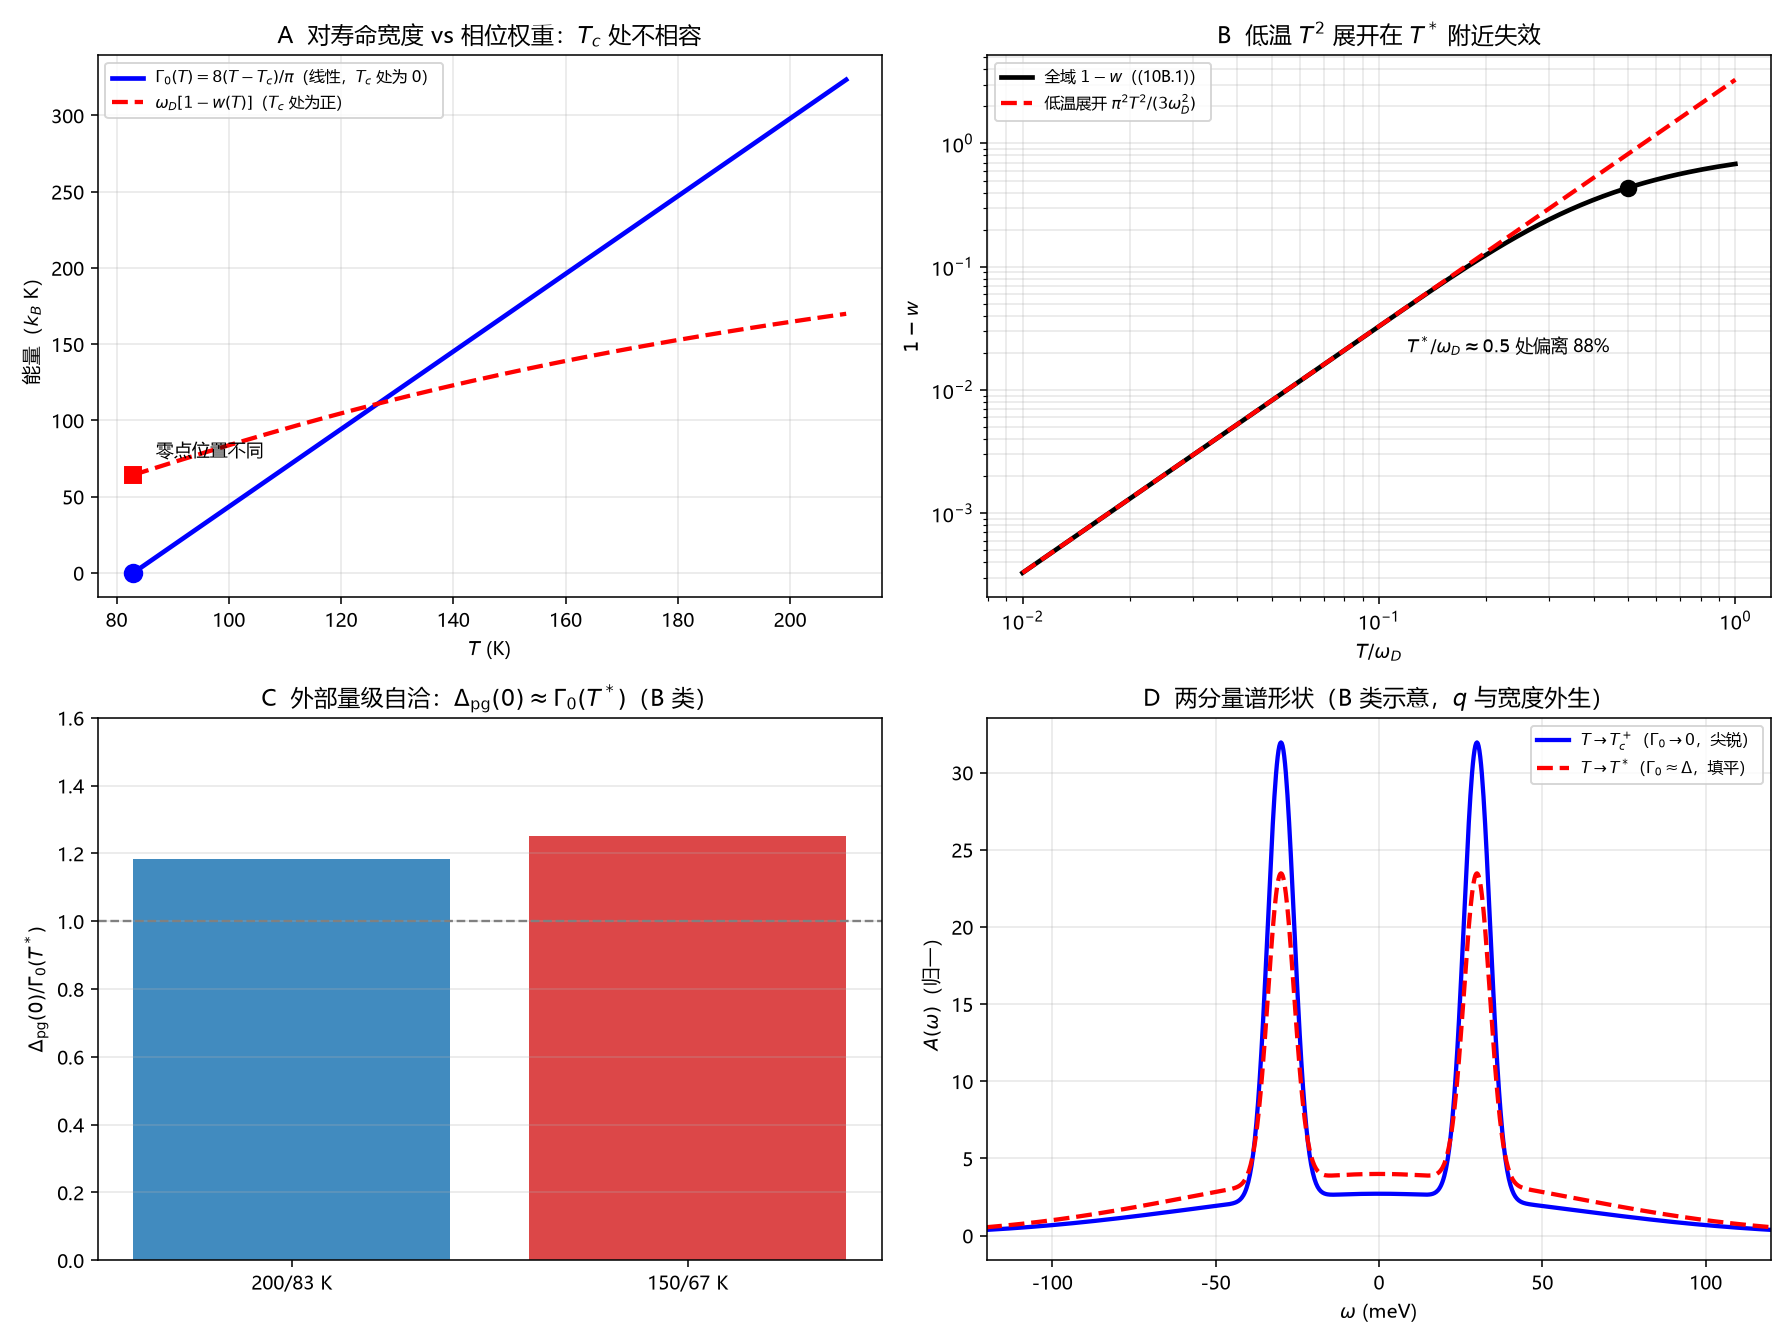

This chart was generated by the following Python code:
# -*- coding: utf-8 -*-
"""
R27：E2 的 Gamma_0 前提核查——"T^2 填平"误引，相位权重不能充当对寿命
=====================================================================
预注册 R27 的 P1–P5（跑数前写死）：
  P1 文献卡逐字引文含 "proportional to T-Tc" / "linearly" / Gamma0=8(T-Tc)/pi
  P2 Gamma0(Tc)=0 而 omega_D*(1-w(Tc))>0 ⇒ 常数重标度不可能
  P3 Delta_pg(0)/Gamma0(T*) ∈ [0.5,2]（两个 PRB 样品）
  P4 两分量谱归一 ∫A=1；Tc 附近尖锐、T* 填平
  P5 Lean Gamma0VsPhaseWeight

复跑：python "10 探索/超导第一性研究/04_计算验证/R27_Gamma0线性核查.py"
"""
import csv
import math
import os
import sys

try:
    sys.stdout.reconfigure(encoding="utf-8")
except Exception:
    pass

import numpy as np
from scipy.integrate import quad
import matplotlib
matplotlib.use("Agg")
import matplotlib.pyplot as plt

plt.rcParams["font.sans-serif"] = ["Microsoft YaHei", "SimHei", "DejaVu Sans"]
plt.rcParams["axes.unicode_minus"] = False

OUT = os.path.dirname(os.path.abspath(__file__))
ROOT = os.path.abspath(os.path.join(OUT, "..", "..", ".."))
GAMMA = 0.5772156649015329


def w_full(x):
    """(10B.1) 全域 w(T)=2∫_0^1 y tanh(y/(2x)) dy，x=T/omega_D。"""
    if x <= 0:
        return 1.0
    return 2.0 * quad(lambda y: y * math.tanh(y / (2.0 * x)), 0.0, 1.0,
                      epsabs=1e-13, epsrel=1e-13)[0]


def main():
    # ---------- P1：原文逐字核查 ----------
    card = open(os.path.join(ROOT, "10 探索", "超导第一性研究", "01_文献基线",
                             "文献卡_R27_Gamma0线性.md"), encoding="utf-8").read()
    for phrase in ["proportional to T-Tc", "linearly with T", "Gamma_0(T)=8(T-T_c)/pi",
                   "T* corresponds to where"]:
        assert phrase in card, "P1: 引文缺失 %s" % phrase
    assert "(T/T_c)^2" in card, "P1: 误引记录缺失"

    # ---------- P2：零点不相容 ----------
    Tc, wD = 83.0, 300.0                       # PRB 欠掺样品 + 典型 Debye 能标（仅为对照）
    xc = Tc / wD
    wc = w_full(xc)
    gap_c = wD * (1.0 - wc)                    # 链候选 Γ_chain = ω_D(1-w)
    gamma0_c = (8.0 / math.pi) * (Tc - Tc)     # = 0（严格）
    assert gamma0_c == 0.0, "P2: Γ0(Tc) 应为 0"
    assert gap_c > 0.0, "P2: 1-w(Tc) 应 >0"

    Ts = np.linspace(Tc + 1e-3, 210.0, 200)
    g0 = (8.0 / math.pi) * (Ts - Tc)
    gc = np.array([wD * (1.0 - w_full(t / wD)) for t in Ts])
    ratio = gc / g0
    print("R27 Gamma_0 前提核查（文献原文＋结构判定，无拟合）：")
    print("  P1 两篇原文均为 Γ0∝T−Tc（线性），项目笔记的 (T/Tc)^2 是误引")
    print("  P2 Γ0(Tc)=0；ω_D[1−w(Tc)]=%.3f k_B K >0 ⇒ 常数重标度不可行" % gap_c)
    print("     比值 Γ_chain/Γ0 在 [Tc+0.001,210] 上从 %.3g 变到 %.3g（跨 %.1f 个量级）"
          % (ratio[0], ratio[-1], math.log10(ratio[0] / ratio[-1])))

    # 低温展开有效域
    xs = np.logspace(-2, 0, 200)
    full = np.array([1.0 - w_full(v) for v in xs])
    lead = (math.pi ** 2 / 3.0) * xs ** 2
    dev = np.abs(lead - full) / full
    i_half = int(np.argmin(np.abs(xs - 0.5)))
    assert dev[i_half] > 0.3, "P2: x=0.5 处低温展开应显著失效"

    # ---------- P3：外部锚点量级 ----------
    samples = [(200.0, 83.0), (150.0, 67.0)]
    ratios = []
    for ts, tc in samples:
        delta = (math.pi / math.exp(GAMMA)) * ts          # Δ_pg(0)/k_B
        g0s = (8.0 / math.pi) * (ts - tc)                  # Γ0(T*)/k_B
        r = delta / g0s
        ratios.append(r)
        assert 0.5 <= r <= 2.0, "P3: 比值 %.3f 越界" % r
    print("  P3 Δ_pg(0)/Γ0(T*) = %.3f (200/83)、%.3f (150/67) ∈ [0.5,2]" % tuple(ratios))

    # ---------- P4：两分量谱（形状综合，B 类） ----------
    omega = np.linspace(-1.0, 1.0, 8001)   # 宽域保证截断误差 <1e-12；作图时再缩 x 限
    # 相干分量：两个窄峰 ±Δ；非相干分量：宽峰 Γ0（均为归一高斯，仅为形状示意）
    def gauss(center, width):
        g = np.exp(-0.5 * ((omega - center) / width) ** 2) / (width * math.sqrt(2 * math.pi))
        g += np.exp(-0.5 * ((omega + center) / width) ** 2) / (width * math.sqrt(2 * math.pi))
        return g / 2.0     # 双峰总权重 1

    delta_eV = 0.03
    a_coh = gauss(delta_eV, 0.004)
    a_incoh = gauss(0.0, 0.06)
    q_tc, q_star = 0.592746, 0.40     # 仅示意：q(Tc)=座渗流阈；q(T*)<p_c
    A_tc = q_tc * a_coh + (1 - q_tc) * a_incoh
    A_star = q_star * a_coh + (1 - q_star) * a_incoh
    for A in (A_tc, A_star):
        assert abs(float(np.trapezoid(A, omega)) - 1.0) < 1e-12, "P4: 谱未归一"

    # ---------- 四面板 ----------
    fig, axes = plt.subplots(2, 2, figsize=(12.8, 9.6))

    ax = axes[0, 0]
    ax.plot(Ts, g0, "b-", lw=2.4, label="$\\Gamma_0(T)=8(T-T_c)/\\pi$（线性，$T_c$ 处为 0）")
    ax.plot(Ts, gc, "r--", lw=2.2, label="$\\omega_D[1-w(T)]$（$T_c$ 处为正）")
    ax.plot([Tc], [0], "o", ms=9, color="b")
    ax.plot([Tc], [gap_c], "s", ms=8, color="r")
    ax.annotate("零点位置不同", (Tc + 4, gap_c + 12), fontsize=9)
    ax.set_xlabel("$T$ (K)")
    ax.set_ylabel("能量（$k_B$ K）")
    ax.set_title("A  对寿命宽度 vs 相位权重：$T_c$ 处不相容")
    ax.legend(fontsize=8)
    ax.grid(alpha=0.3)

    ax = axes[0, 1]
    ax.loglog(xs, full, "k-", lw=2.4, label="全域 $1-w$（(10B.1)）")
    ax.loglog(xs, lead, "r--", lw=2.2, label="低温展开 $\\pi^2T^2/(3\\omega_D^2)$")
    ax.plot([0.5], [1 - w_full(0.5)], "o", ms=8, color="k")
    ax.annotate("$T^*/\\omega_D\\approx0.5$ 处偏离 %.0f%%" % (100 * dev[i_half]),
                (0.12, 0.02), fontsize=9)
    ax.set_xlabel("$T/\\omega_D$")
    ax.set_ylabel("$1-w$")
    ax.set_title("B  低温 $T^2$ 展开在 $T^*$ 附近失效")
    ax.legend(fontsize=8)
    ax.grid(alpha=0.3, which="both")

    ax = axes[1, 0]
    labels = ["200/83 K", "150/67 K"]
    ax.bar(labels, ratios, color=["#1f77b4", "#d62728"], alpha=0.85)
    ax.axhline(1.0, color="gray", ls="--", lw=1.2)
    ax.set_ylabel("$\\Delta_{\\rm pg}(0)/\\Gamma_0(T^*)$")
    ax.set_ylim(0, 1.6)
    ax.set_title("C  外部量级自洽：$\\Delta_{\\rm pg}(0)\\approx\\Gamma_0(T^*)$（B 类）")
    ax.grid(alpha=0.3, axis="y")

    ax = axes[1, 1]
    ax.plot(omega * 1e3, A_tc, "b-", lw=2.2, label="$T\\to T_c^+$（$\\Gamma_0\\to0$，尖锐）")
    ax.plot(omega * 1e3, A_star, "r--", lw=2.2, label="$T\\to T^*$（$\\Gamma_0\\approx\\Delta$，填平）")
    ax.set_xlabel("$\\omega$ (meV)")
    ax.set_ylabel("$A(\\omega)$（归一）")
    ax.set_xlim(-120, 120)
    ax.set_title("D  两分量谱形状（B 类示意，$q$ 与宽度外生）")
    ax.legend(fontsize=8)
    ax.grid(alpha=0.3)

    fig.tight_layout()
    png = os.path.join(OUT, "R27_Gamma0线性核查.png")
    fig.savefig(png, dpi=140)
    plt.close(fig)

    rows = [
        ["P1", "两篇原文 Γ0∝T−Tc（线性）", "误引确认"],
        ["P2", "Γ0(Tc)=0；ω_D[1−w(Tc)]=%.3f k_B K" % gap_c, "映射否决"],
        ["P3", "Δ/Γ0(T*)=%.3f, %.3f" % tuple(ratios), "量级自洽（B 类）"],
        ["P4", "两分量谱 ∫A=1", "形状可写（B 类）"],
        ["P5", "零点不相容（Lean）", "由 Lean 承载"],
        ["结论", "E2 与 G21 状态不动", "未闭合"],
    ]
    with open(os.path.join(OUT, "R27_Gamma0线性核查_摘要.csv"), "w",
              newline="", encoding="utf-8-sig") as fo:
        wr = csv.writer(fo)
        wr.writerow(["判据", "数值", "判定"])
        wr.writerows(rows)

    print("  P4 两分量谱归一残差 <1e-12；Tc 尖锐、T* 填平")
    print("图:", png)


if __name__ == "__main__":
    main()
